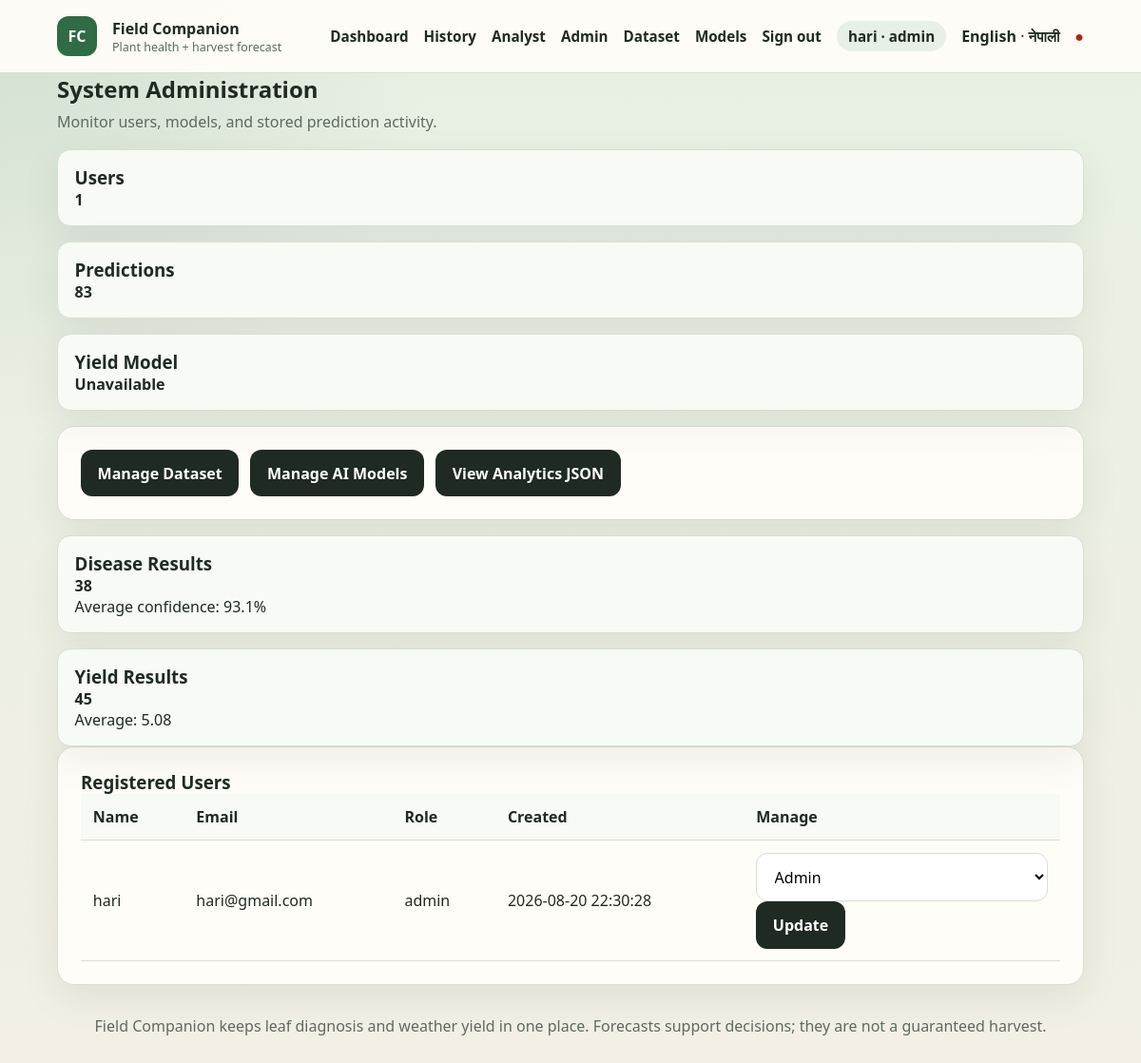
The page /admin (signed in) on the database its author committed.
### tables this page shows
CREATE TABLE users (
                id INTEGER PRIMARY KEY AUTOINCREMENT,
                name TEXT NOT NULL,
                email TEXT NOT NULL UNIQUE,
                password_hash TEXT NOT NULL,
                role TEXT NOT NULL DEFAULT 'farmer',
                created_at TEXT NOT NULL DEFAULT CURRENT_TIMESTAMP
            );

### app.py (the view)
@app.route("/admin")
@role_required("admin")
def admin_dashboard():
    return render_template(
        "admin.html",
        users=list_users(),
        users_count=count_records("users"),
        predictions_count=count_records("prediction_history"),
        summaries=prediction_summary(),
        yield_model_ready=yield_model_ready,
        buddy_ready=yield_pipeline.buddy_ready,
    )

### app.py (called while the page is built)
@app.before_request
def enforce_csrf():
    if request.endpoint in {"static"}:
        return None
    return csrf_protect(lambda: None)()

@app.after_request
def add_security_headers(response):
    response.headers.setdefault("X-Content-Type-Options", "nosniff")
    response.headers.setdefault("X-Frame-Options", "SAMEORIGIN")
    response.headers.setdefault("Referrer-Policy", "strict-origin-when-cross-origin")
    response.headers.setdefault(
        "Content-Security-Policy",
        "default-src 'self'; img-src 'self' data:; style-src 'self' 'unsafe-inline'; script-src 'self'; connect-src 'self'; base-uri 'self'; form-action 'self'",
    )
    response.headers.setdefault("Permissions-Policy", "camera=(), microphone=(), geolocation=()")
    if getattr(g, "rate_remaining", None) is not None:
        response.headers["X-RateLimit-Remaining"] = str(g.rate_remaining)
    return response

def current_user():
    user_id = session.get("user_id")
    return find_user(user_id) if user_id else None

def current_lang():
    return session.get("lang", DEFAULT_LANG)

@app.context_processor
def inject_globals():
    lang = current_lang()
    return {
        "csrf_token": generate_csrf_token(),
        "user": current_user(),
        "lang": lang,
        "supported_languages": SUPPORTED_LANGUAGES,
        "language_labels": LANGUAGE_LABELS,
        "t": lambda key, **kwargs: translate(lang, key, **kwargs),
        "crop_label": lambda crop: crop_label(crop, lang),
        "js_i18n": js_strings_for(lang),
    }

def role_required(*roles):
    def decorator(view):
        @wraps(view)
        def wrapped(*args, **kwargs):
            user = current_user()
            if not user:
                if request.path.startswith("/api/"):
                    return jsonify({"error": "Authentication required."}), 401
                return redirect(url_for("login", next=request.path))
            if user["role"] not in roles:
                if request.path.startswith("/api/"):
                    return jsonify({"error": "You do not have permission for this resource."}), 403
                return render_template("error.html", code=403, message="You do not have permission for this page."), 403
            return view(*args, **kwargs)
        return wrapped
    return decorator

### translations.py (called while the page is built)
def js_strings_for(lang):
    lang = lang if lang in UI_STRINGS else DEFAULT_LANG
    return {k[3:]: v for k, v in UI_STRINGS[lang].items() if k.startswith("js_")}

### templates/admin.html (shortened to what this page needs)
{% extends "base.html" %}
{% block content %}
<div class="page-heading"><div><h2>{{ t('admin_title') }}</h2><p>{{ t('admin_desc') }}</p></div></div>
<div class="status-grid admin-stats"><div class="status-card"><h3>{{ t('admin_users') }}</h3><strong>{{ users_count }}</strong></div><div class="status-card"><h3>{{ t('admin_predictions') }}</h3><strong>{{ predictions_count }}</strong></div><div class="status-card"><h3>{{ t('admin_yield_model') }}</h3><strong>{{ t('admin_ready') if yield_model_ready else t('admin_unavailable') }}{% if buddy_ready %} · {{ t('admin_buddy_on') }}{% endif %}</strong></div></div>
<div class="panel admin-actions"><a class="btn btn-secondary" href="{{ url_for('manage_dataset') }}">{{ t('btn_manage_dataset') }}</a><a class="btn btn-secondary" href="{{ url_for('manage_models') }}">{{ t('btn_manage_models') }}</a><a class="btn btn-secondary" href="{{ url_for('analytics') }}">{{ t('btn_view_analytics') }}</a></div>
<div class="status-grid admin-stats">{% for summary in summaries %}<div class="status-card"><h3>{{ summary['prediction_type']|capitalize }} Results</h3><strong>{{ summary['total'] }}</strong><p>{% if summary['prediction_type'] == 'yield' %}{{ t('th_average') }}: {{ summary['average_yield']|round(2) }}{% else %}{{ t('th_average_confidence') }}: {{ (summary['average_confidence'] * 100)|round(1) }}%{% endif %}</p></div>{% endfor %}</div>
<div class="table-panel panel"><h3>{{ t('registered_users') }}</h3><div class="table-scroll"><table><thead><tr><th>{{ t('label_name') }}</th><th>{{ t('label_email') }}</th><th>{{ t('th_role') }}</th><th>{{ t('th_created') }}</th><th>{{ t('th_manage') }}</th></tr></thead><tbody>{% for user in users %}<tr><td>{{ user['name'] }}</td><td>{{ user['email'] }}</td><td>{{ user['role'] }}</td><td>{{ user['created_at'] }}</td><td><form method="post" action="{{ url_for('update_user_role', user_id=user['id']) }}"><input type="hidden" name="csrf_token" value="{{ csrf_token }}"><select name="role"><option value="farmer" {% if user['role'] == 'farmer' %}selected{% endif %}>{{ t('role_farmer') }}</option><option value="analyst" {% if user['role'] == 'analyst' %}selected{% endif %}>{{ t('role_analyst') }}</option><option value="admin" {% if user['role'] == 'admin' %}selected{% endif %}>{{ t('role_admin') }}</option></select><button class="btn btn-secondary" type="submit">{{ t('btn_update') }}</button></form></td></tr>{% endfor %}</tbody></table></div></div>
{% endblock %}

### templates/base.html (shortened to what this page needs)
<!DOCTYPE html>
<html lang="{{ lang }}">
<head>
    <link rel="stylesheet" href="{{ url_for('static', filename='css/style.css') }}">
</head>
<body>
    <nav class="navbar">
        <div class="container">
            <a class="navbar-brand" href="{{ url_for('index') }}">
                <span class="brand-mark">FC</span>
                <span>
                    <strong>Field Companion</strong>
                    <small>{{ t('brand_tagline') }}</small>
                </span>
            </a>
            <div class="navbar-menu" id="navbar-menu">
                <a href="{{ url_for('index') }}">{{ t('nav_dashboard') }}</a>
                {% if user %}<a href="{{ url_for('history') }}">{{ t('nav_history') }}</a>{% endif %}
                {% if user and user['role'] in ('analyst', 'admin') %}<a href="{{ url_for('analyst_dashboard') }}">{{ t('nav_analyst') }}</a>{% endif %}
                {% if user and user['role'] == 'admin' %}
                    <a href="{{ url_for('admin_dashboard') }}">{{ t('nav_admin') }}</a>
                    <a href="{{ url_for('manage_dataset') }}">{{ t('nav_dataset') }}</a>
                    <a href="{{ url_for('manage_models') }}">{{ t('nav_models') }}</a>
                {% endif %}
                {% if user %}
                    <a href="{{ url_for('logout') }}">{{ t('nav_sign_out') }}</a>
                    <span class="user-chip">{{ user['name'] }} · {{ user['role'] }}</span>
                {% else %}
                    <a href="{{ url_for('login') }}">{{ t('nav_sign_in') }}</a>
                {% endif %}
                <span class="lang-switch">
                    {% for code in supported_languages %}
                        {% if code == lang %}
                            <strong>{{ language_labels[code] }}</strong>
                        {% else %}
                            <a href="{{ url_for('set_language', lang_code=code) }}">{{ language_labels[code] }}</a>
                        {% endif %}
                        {% if not loop.last %} · {% endif %}
                    {% endfor %}
                </span>
                <span class="status-indicator" id="health-status" title="API status">●</span>
            </div>
        </div>
    </nav>
    <main class="container">
        {% block content %}{% endblock %}
    </main>
    <footer>
        <p>{{ t('footer_note') }}</p>
    </footer>
</body>
</html>

### static/css/style.css (style rules this page uses)
:root { --bg: #f3efe4; --bg-accent: #e7f0e4; --ink: #1f2a22; --muted: #5d6b61; --primary: #2f6b45; --primary-dark: #214d32; --secondary: #c47b2b; --card: #fffdf8; --line: #d7e0d4; --danger: #b42318; --warning: #9a6700; --radius: 18px; --shadow: 0 14px 40px rgba(33, 52, 38, 0.08); }
* { box-sizing: border-box; margin: 0; padding: 0; }
body { font-family: "Source Sans 3", "Segoe UI", sans-serif; background: radial-gradient(circle at top left, rgba(47, 107, 69, 0.12), transparent 28%), linear-gradient(180deg, var(--bg-accent), var(--bg)); color: var(--ink); min-height: 100vh; }
.container { max-width: 1120px; margin: 0 auto; padding: 0 20px; }
.navbar { position: sticky; top: 0; z-index: 20; background: rgba(255, 253, 248, 0.92); backdrop-filter: blur(10px); border-bottom: 1px solid var(--line); }
.navbar .container, .navbar-menu, .navbar-brand { display: flex; align-items: center; gap: 1rem; }
.navbar .container { justify-content: space-between; min-height: 76px; }
.navbar-brand { text-decoration: none; color: var(--ink); }
.navbar-brand small { display: block; color: var(--muted); font-size: 0.78rem; }
.brand-mark { width: 42px; height: 42px; border-radius: 12px; display: grid; place-items: center; background: var(--primary); color: white; font-weight: 800; }
.navbar-menu a, .navbar-menu .user-chip { color: var(--ink); text-decoration: none; font-weight: 600; font-size: 0.95rem; }
.user-chip { background: var(--bg-accent); border-radius: 999px; padding: 0.35rem 0.75rem; color: var(--muted); }
.status-indicator { color: var(--primary); }
main { padding: 2rem 0 3rem; }
.hero, .panel, .status-card, .info-panel, .table-panel, .auth-panel { background: var(--card); border: 1px solid var(--line); border-radius: var(--radius); box-shadow: var(--shadow); }
.hero p, .panel-description, .hint, .weather-source, .empty-state, .page-heading p { color: var(--muted); line-height: 1.55; }
.hero-status, .status-grid, .workflow, .panels-grid, .info-grid, .weather-grid, .yield-summary-grid { display: grid; gap: 1rem; }
.status-card, .workflow article, .info-card { padding: 1rem 1.1rem; border-radius: 14px; background: #f7faf5; border: 1px solid var(--line); }
.panel, .info-panel, .table-panel, .auth-panel { padding: 1.5rem; }
.panel h2, .info-panel h2, .page-heading h2 { margin-bottom: 0.4rem; }
select, input[type="text"], input[type="email"], input[type="password"], input[type="number"], input[type="file"] { width: 100%; padding: 0.8rem 0.9rem; border: 1px solid var(--line); border-radius: 12px; background: white; font: inherit; }
.btn { border: 0; border-radius: 12px; padding: 0.85rem 1.1rem; font: inherit; font-weight: 700; cursor: pointer; text-decoration: none; display: inline-flex; justify-content: center; }
.btn-secondary { background: var(--ink); color: white; }
.page-heading { display: flex; justify-content: space-between; margin-bottom: 1rem; }
.table-scroll { overflow-x: auto; }
table { width: 100%; border-collapse: collapse; }
th, td { text-align: left; padding: 0.8rem; border-bottom: 1px solid var(--line); }
th { background: #f7faf5; }
.admin-actions { display: flex; gap: 0.75rem; flex-wrap: wrap; margin: 1rem 0; }
footer { color: var(--muted); text-align: center; padding: 2rem 1rem 3rem; }

### rows shown on the page
users: role "Admin", name "hari", role "admin", email "hari@gmail.com", created_at "2026-08-20 22:30:28", t "Update"

### other values the page prints
{{ t('brand_tagline') }} "Plant health + harvest forecast"
{{ t('nav_dashboard') }} "Dashboard"
{{ t('nav_history') }} "History"
{{ t('nav_analyst') }} "Analyst"
{{ t('nav_dataset') }} "Dataset"
{{ t('nav_models') }} "Models"
{{ t('nav_sign_out') }} "Sign out"
{{ language_labels[code] }} "English"
{{ language_labels[code] }} "नेपाली"
{{ t('admin_title') }} "System Administration"
{{ t('admin_desc') }} "Monitor users, models, and stored prediction activity."
{{ t('admin_users') }} "Users"
{{ users_count }} "1"
{{ t('admin_predictions') }} "Predictions"
{{ predictions_count }} "83"
